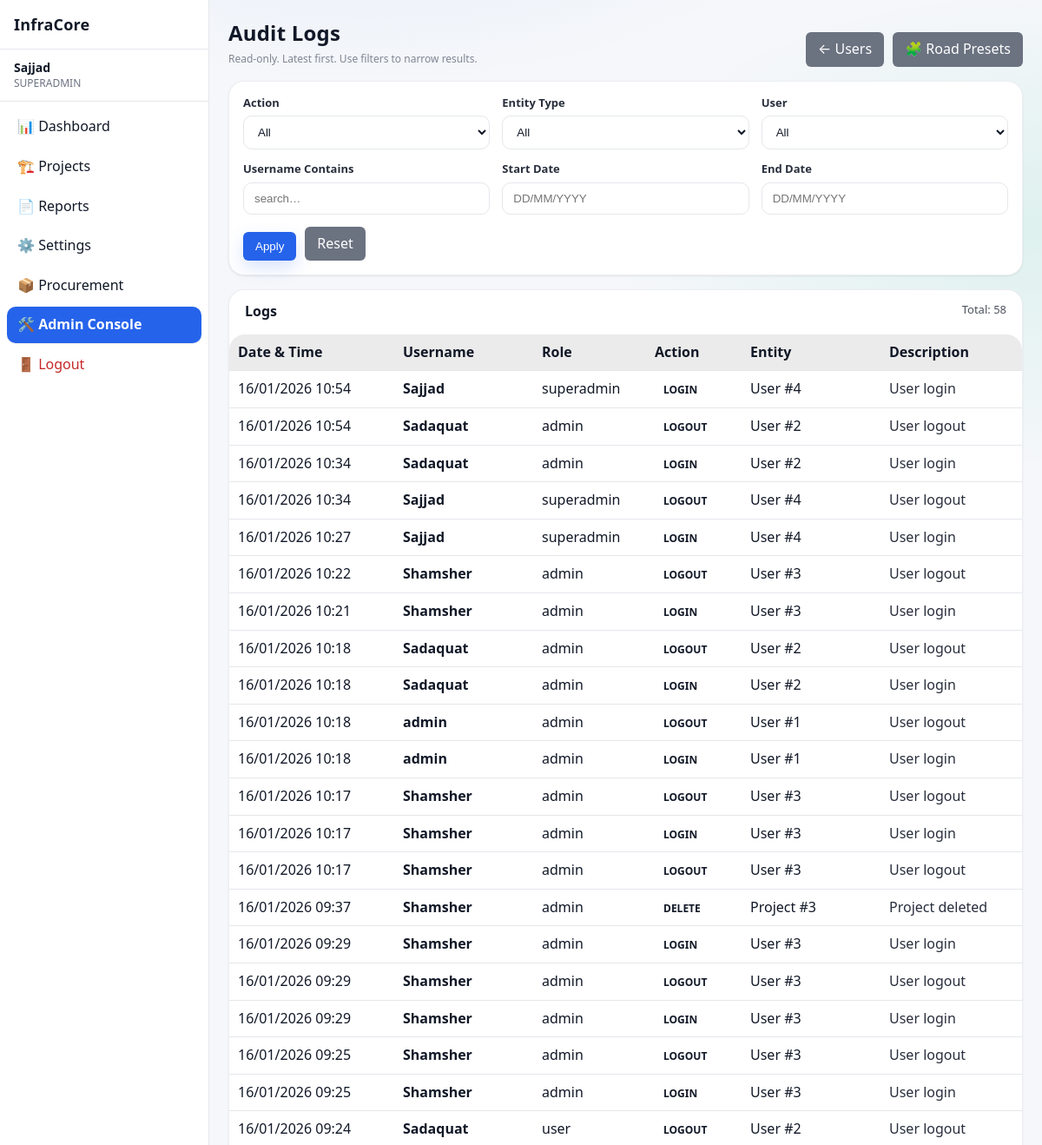
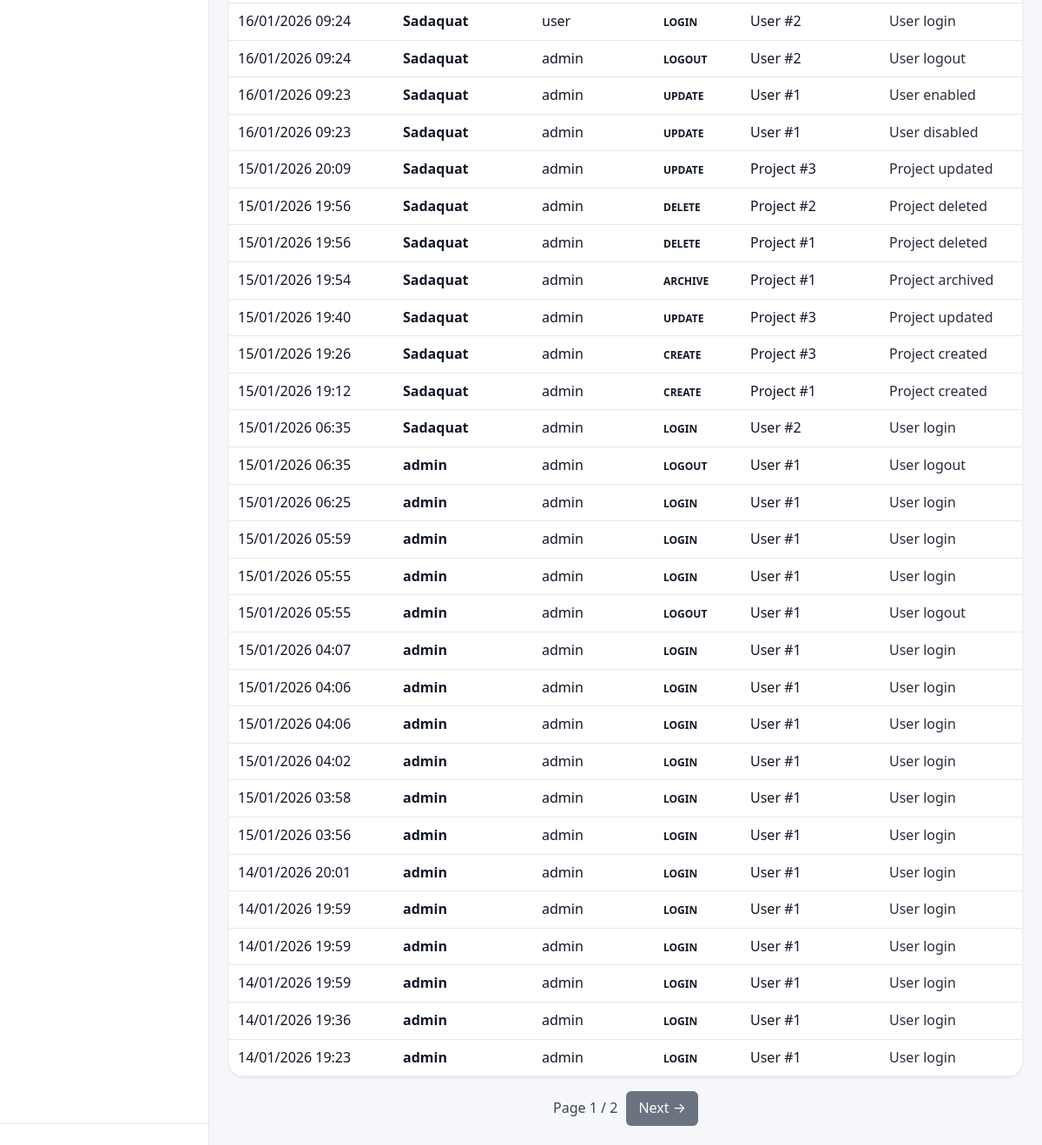
/admin/logs (signed in), run on an earlier commit of the app's database (2 pictures, top to bottom).
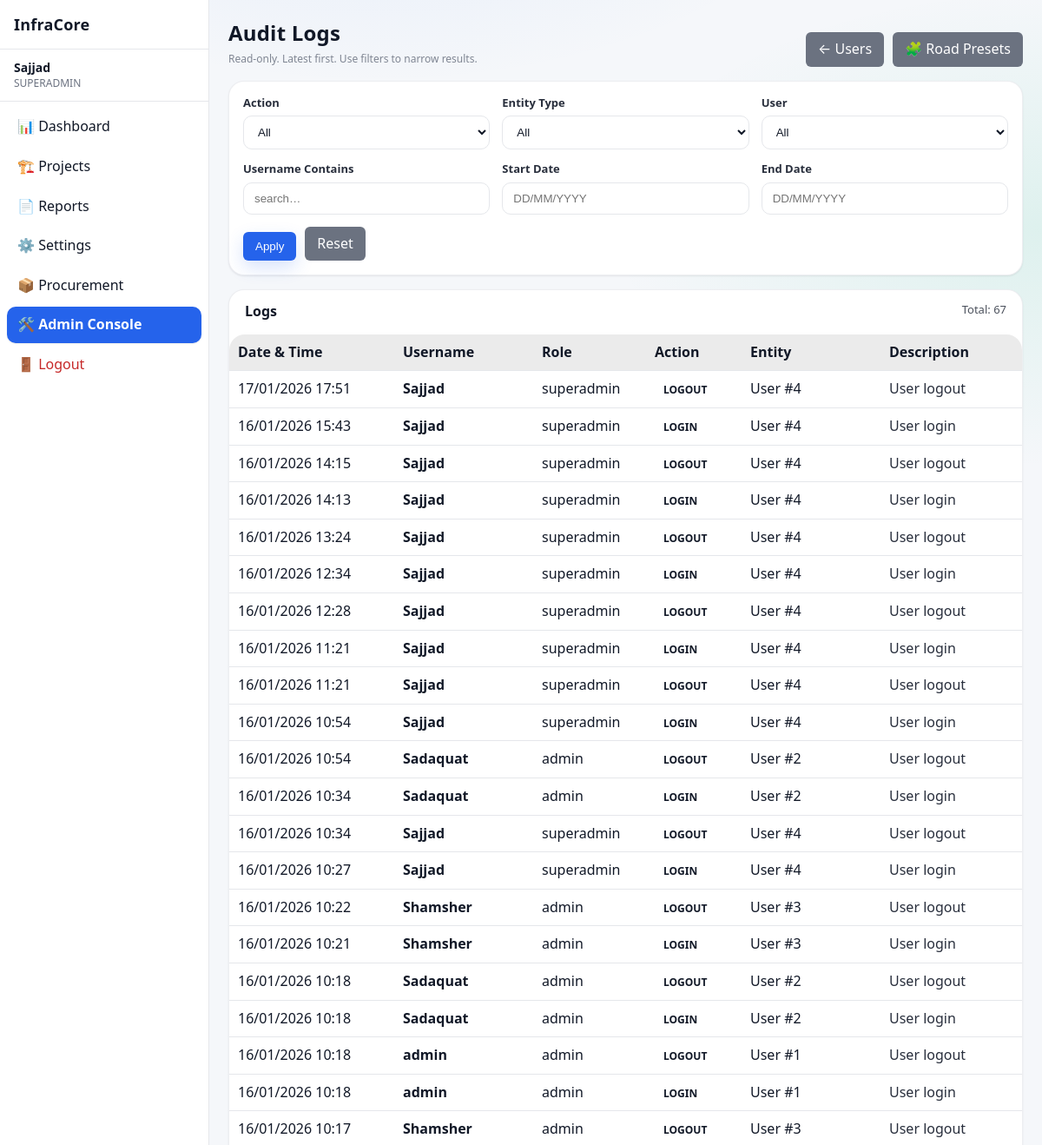
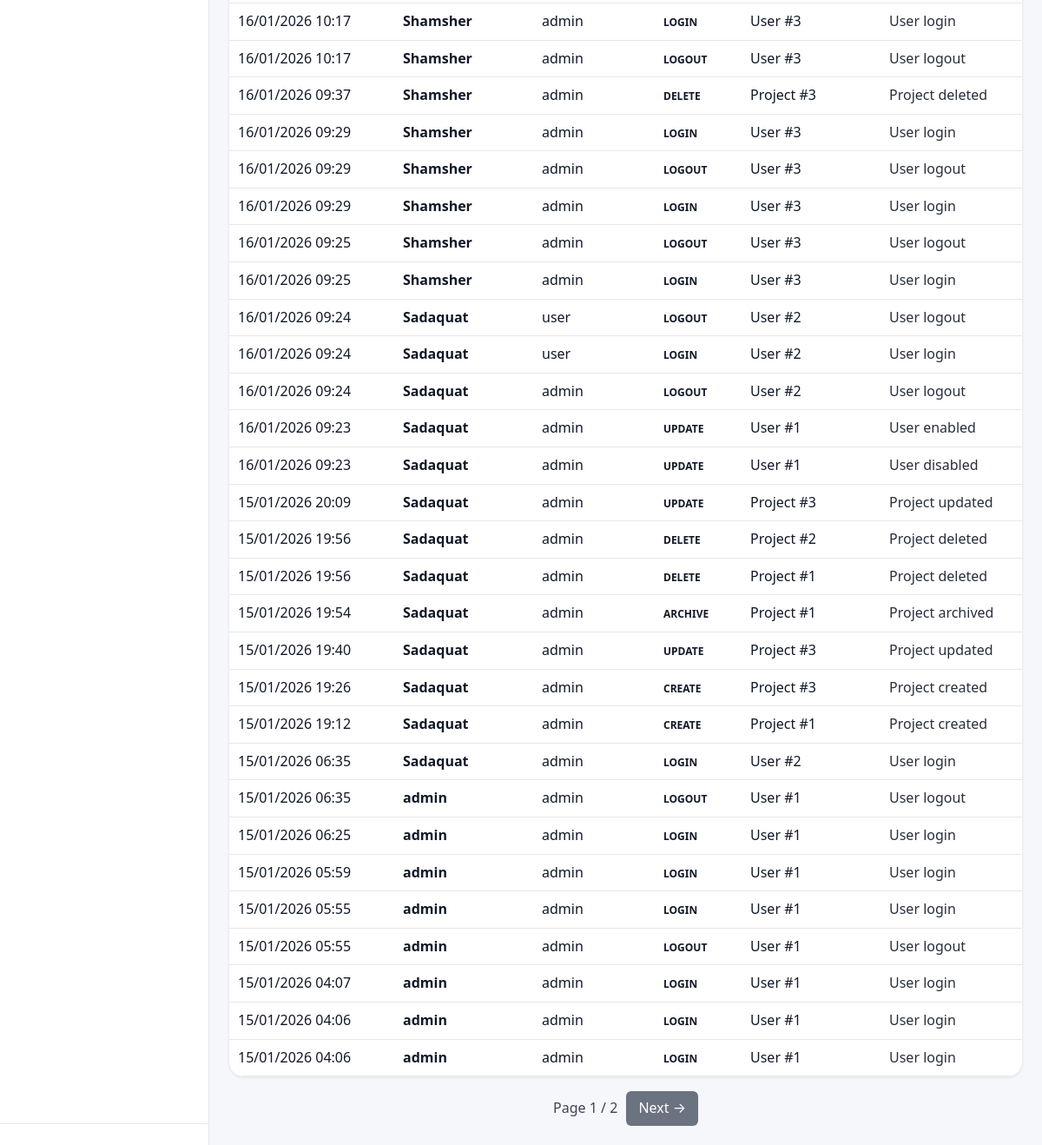
And on a later commit of the database (2 pictures, top to bottom).
### app/models/activity_log.py (models this page shows)
class ActivityLog(Base):
    __tablename__ = "activity_logs"
    __table_args__ = (
        Index("ix_activity_logs_created_at", "created_at"),
        Index("ix_activity_logs_user_id", "user_id"),
    )
    id = Column(Integer, primary_key=True, index=True)
    user_id = Column(Integer, ForeignKey("users.id"), nullable=True)
    username = Column(String(150), nullable=False)
    role = Column(String(50), nullable=True)
    action = Column(String(20), nullable=False)  # CREATE, UPDATE, DELETE, ARCHIVE, LOGIN, LOGOUT
    entity_type = Column(String(50), nullable=True)  # Project, Activity, Material, User, Execution
    entity_id = Column(Integer, nullable=True)
    description = Column(Text, nullable=True)
    old_value = Column(Text, nullable=True)  # JSON string
    new_value = Column(Text, nullable=True)  # JSON string
    ip_address = Column(String(64), nullable=True)
    created_at = Column(DateTime, default=datetime.utcnow, nullable=False)
    details = Column(String, nullable=True)
    timestamp = Column(DateTime, default=datetime.utcnow)

### app/routes/admin.py (the view)
@router.get("/logs", response_class=HTMLResponse)
def audit_logs_page(
    request: Request,
    page: int = 1,
    action: str | None = None,
    entity_type: str | None = None,
    user_id: int | None = None,
    username: str | None = None,
    start_date: str | None = None,
    end_date: str | None = None,
    db: Session = Depends(get_db),
):
    admin = admin_guard(request)
    if not admin:
        return RedirectResponse("/dashboard", status_code=302)
    page_size = 50
    page = max(page, 1)
    q = db.query(ActivityLog)
    if action:
        q = q.filter(ActivityLog.action == action)
    if entity_type:
        q = q.filter(ActivityLog.entity_type == entity_type)
    if user_id is not None:
        q = q.filter(ActivityLog.user_id == user_id)
    if username:
        q = q.filter(ActivityLog.username.ilike(f"%{username.strip()}%"))
    def _parse_d(s: str | None) -> date | None:
        if not s:
            return None
        try:
            return parse_date_ddmmyyyy_or_iso(str(s))
        except Exception:
            return None
    sd = _parse_d(start_date)
    ed = _parse_d(end_date)
    if sd:
        q = q.filter(ActivityLog.created_at >= datetime.combine(sd, time.min))
    if ed:
        q = q.filter(ActivityLog.created_at <= datetime.combine(ed, time.max))
    total = q.count()
    logs = (
        q.order_by(ActivityLog.created_at.desc())
        .offset((page - 1) * page_size)
        .limit(page_size)
        .all()
    )
    actions = [r[0] for r in db.query(ActivityLog.action).distinct().order_by(ActivityLog.action).all() if r and r[0]]
    entity_types = [r[0] for r in db.query(ActivityLog.entity_type).distinct().order_by(ActivityLog.entity_type).all() if r and r[0]]
    users = (
        db.query(ActivityLog.user_id, ActivityLog.username)
        .filter(ActivityLog.user_id.isnot(None))
        .distinct()
        .order_by(ActivityLog.username.asc())
        .all()
    )
    return templates.TemplateResponse(
        "admin/logs.html",
        {
            "request": request,
            "user": admin,
            "logs": logs,
            "page": page,
            "page_size": page_size,
            "total": total,
            "actions": actions,
            "entity_types": entity_types,
            "users": users,
            "filters": {
                "action": action or "",
                "entity_type": entity_type or "",
                "user_id": user_id if user_id is not None else "",
                "username": username or "",
                "start_date": start_date or "",
                "end_date": end_date or "",
            },
        },
    )

### app/db/session.py (called while the page is built)
@event.listens_for(Engine, "connect")
def set_sqlite_pragma(dbapi_connection, connection_record):
    if isinstance(dbapi_connection, sqlite3.Connection):
        cursor = dbapi_connection.cursor()
        cursor.execute("PRAGMA foreign_keys=ON")
        cursor.close()

def get_db() -> Generator[Session, None, None]:
    db = SessionLocal()
    try:
        yield db
    finally:
        db.close()

### app/main.py (called while the page is built)
@app.middleware("http")
async def flash_middleware(request: Request, call_next):
    try:
        response = await call_next(request)
        request.state.flashes = get_flashed_messages(request)
        return response
    except Exception:
        return PlainTextResponse(
            traceback.format_exc(),
            status_code=500
        )

### app/routes/admin.py (called while the page is built)
def admin_guard(request: Request):
    user = request.session.get("user")
    if not user or user.get("role") != "superadmin":
        flash(request, "SuperAdmin access required", "warning")
        return None
    return user

### app/utils/dates.py (called while the page is built, shortened)
def format_datetime_ddmmyyyy_hhmm(value: object) -> str:
    if value is None:
        return ""
    if isinstance(value, datetime):
        return value.strftime("%d/%m/%Y %H:%M")

### app/templates/admin/logs.html (shortened to what the changed rows need)
{% extends "base.html" %}
{% block content %}
<div class="page-header" style="display:flex;justify-content:space-between;align-items:flex-end;gap:12px;flex-wrap:wrap;margin-bottom:16px">
    <div>
        <h1 class="page-title" style="margin-bottom:6px">Audit Logs</h1>
    </div>
</div>
<div class="card" style="padding:0">
    <div style="padding:14px 18px;border-bottom:1px solid rgba(255,255,255,0.08);display:flex;justify-content:space-between;gap:12px;flex-wrap:wrap">
        <strong>Logs</strong>
        <span style="opacity:0.75;font-size:13px">
            Total: {{ total }}
        </span>
    </div>
    <table class="table" style="margin:0">
        <thead>
            <tr style="background:rgba(255,255,255,0.04)">
                <th style="width:170px">Date &amp; Time</th>
                <th style="width:140px">Username</th>
                <th style="width:110px">Role</th>
                <th style="width:90px">Action</th>
                <th style="width:140px">Entity</th>
                <th>Description</th>
            </tr>
        </thead>
        <tbody>
            {% if logs and logs|length > 0 %}
                {% for l in logs %}
                    <tr style="border-bottom:1px solid rgba(255,255,255,0.05)">
                        <td style="white-space:nowrap">{{ l.created_at|ddmmyyyy_dt }}</td>
                        <td><strong>{{ l.username }}</strong></td>
                        <td>{{ l.role or "" }}</td>
                        <td>
                            <span class="badge badge-info">{{ l.action }}</span>
                        </td>
                        <td>
                            {{ l.entity_type or "" }}
                            {% if l.entity_id %}
                                #{{ l.entity_id }}
                            {% endif %}
                        </td>
                        <td style="opacity:0.9">{{ l.description or l.details or "" }}</td>
                    </tr>
                {% endfor %}
            {% else %}
                <tr>
                    <td colspan="6" style="padding:24px;text-align:center;opacity:0.75">
                        No audit logs found for the selected filters.
                    </td>
                </tr>
            {% endif %}
        </tbody>
    </table>
</div>
{% set total_pages = (total // page_size) + (1 if total % page_size else 0) %}
{% endblock %}

What changed in the data, as far as the page shows it:
no longer on this page (row unchanged): ActivityLog: created_at|ddmmyyyy_dt "15/01/2026 04:02", username "admin", role "admin", action "LOGIN", entity_type "User", entity_id "1", description "User login"
no longer on this page (row unchanged): ActivityLog: created_at|ddmmyyyy_dt "15/01/2026 03:58", username "admin", role "admin", action "LOGIN", entity_type "User", entity_id "1", description "User login"
no longer on this page (row unchanged): ActivityLog: created_at|ddmmyyyy_dt "15/01/2026 03:56", username "admin", role "admin", action "LOGIN", entity_type "User", entity_id "1", description "User login"
no longer on this page (row unchanged): ActivityLog: created_at|ddmmyyyy_dt "14/01/2026 20:01", username "admin", role "admin", action "LOGIN", entity_type "User", entity_id "1", description "User login"
no longer on this page (row unchanged): ActivityLog: created_at|ddmmyyyy_dt "14/01/2026 19:59", username "admin", role "admin", action "LOGIN", entity_type "User", entity_id "1", description "User login"
no longer on this page (row unchanged): ActivityLog: created_at|ddmmyyyy_dt "14/01/2026 19:59", username "admin", role "admin", action "LOGIN", entity_type "User", entity_id "1", description "User login"
no longer on this page (row unchanged): ActivityLog: created_at|ddmmyyyy_dt "14/01/2026 19:59", username "admin", role "admin", action "LOGIN", entity_type "User", entity_id "1", description "User login"
no longer on this page (row unchanged): ActivityLog: created_at|ddmmyyyy_dt "14/01/2026 19:36", username "admin", role "admin", action "LOGIN", entity_type "User", entity_id "1", description "User login"
no longer on this page (row unchanged): ActivityLog: created_at|ddmmyyyy_dt "14/01/2026 19:23", username "admin", role "admin", action "LOGIN", entity_type "User", entity_id "1", description "User login"
added ActivityLog: created_at|ddmmyyyy_dt "17/01/2026 17:51", username "Sajjad", role "superadmin", action "LOGOUT", entity_type "User", entity_id "4", description "User logout"
added ActivityLog: created_at|ddmmyyyy_dt "16/01/2026 15:43", username "Sajjad", role "superadmin", action "LOGIN", entity_type "User", entity_id "4", description "User login"
added ActivityLog: created_at|ddmmyyyy_dt "16/01/2026 14:15", username "Sajjad", role "superadmin", action "LOGOUT", entity_type "User", entity_id "4", description "User logout"
added ActivityLog: created_at|ddmmyyyy_dt "16/01/2026 14:13", username "Sajjad", role "superadmin", action "LOGIN", entity_type "User", entity_id "4", description "User login"
added ActivityLog: created_at|ddmmyyyy_dt "16/01/2026 13:24", username "Sajjad", role "superadmin", action "LOGOUT", entity_type "User", entity_id "4", description "User logout"
added ActivityLog: created_at|ddmmyyyy_dt "16/01/2026 12:34", username "Sajjad", role "superadmin", action "LOGIN", entity_type "User", entity_id "4", description "User login"
added ActivityLog: created_at|ddmmyyyy_dt "16/01/2026 12:28", username "Sajjad", role "superadmin", action "LOGOUT", entity_type "User", entity_id "4", description "User logout"
added ActivityLog: created_at|ddmmyyyy_dt "16/01/2026 11:21", username "Sajjad", role "superadmin", action "LOGIN", entity_type "User", entity_id "4", description "User login"
added ActivityLog: created_at|ddmmyyyy_dt "16/01/2026 11:21", username "Sajjad", role "superadmin", action "LOGOUT", entity_type "User", entity_id "4", description "User logout"
Also different on the page:
{{ total }}: "58" → "67"
